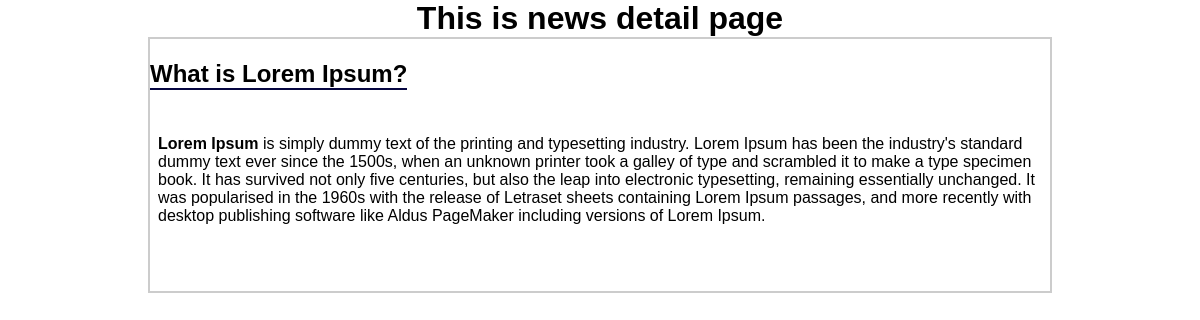
The page /news-detail/what-is-lorem-ipsum on the database its author committed.
### news/models.py (models this page shows)
class News(models.Model):
    news_title = models.CharField(max_length=100)
    news_description = HTMLField()
    news_slug = AutoSlugField(populate_from='news_title',unique=True,null=True,default=None)

### Tutorial05/views.py (the view)
# urls.py: path('news-detail/<slug>',views.news_details)
def news_details(request,slug):
    news_data = News.objects.get(news_slug = slug)
    data = {
        'news_data':news_data
    }
    return render(request,'news-detail.html',data)

### templates/news-detail.html (shortened to what this page needs)
<!DOCTYPE html>
<html lang="en">
<head>
</head>
<body>
    <h1>This is news detail page</h1>
    <div class="container">
        <h2>{{news_data.news_title}}</h2>
        <p>{{news_data.news_description | safe}}</p>
    </div>
</body>
</html>

### templates/news-detail.html (style rules this page uses)
* { margin: 0; padding: 0; font-family: Arial, Helvetica, sans-serif; }
h1 { text-align: center; }
.container { width: 900px; margin: 0 auto; border: 2px solid #ccc; }
.container h2 { margin: 1.3rem 0; border-bottom: 2px solid rgb(6, 6, 65); display: inline-block; }
.container p { margin: 1.5rem 0; padding: 0 0.5rem; }

### rows shown on the page
News: news_title "What is Lorem Ipsum?", news_description "Lorem Ipsum is simply dummy text of the printing and typesetting industry. Lorem Ipsum has been the industry's standard dummy text ever since the 1500s, when an unknown printer took a galley of type and scrambled it to make a type specimen book. It has survived not only five centuries, but also the leap into electronic typesetting, remaining essentially unchanged. It was popularised in the 1960s with the release of Letraset sheets containing Lorem Ipsum passages, and more recently with desktop publishing software like Aldus PageMaker including versions of Lorem Ipsum."
